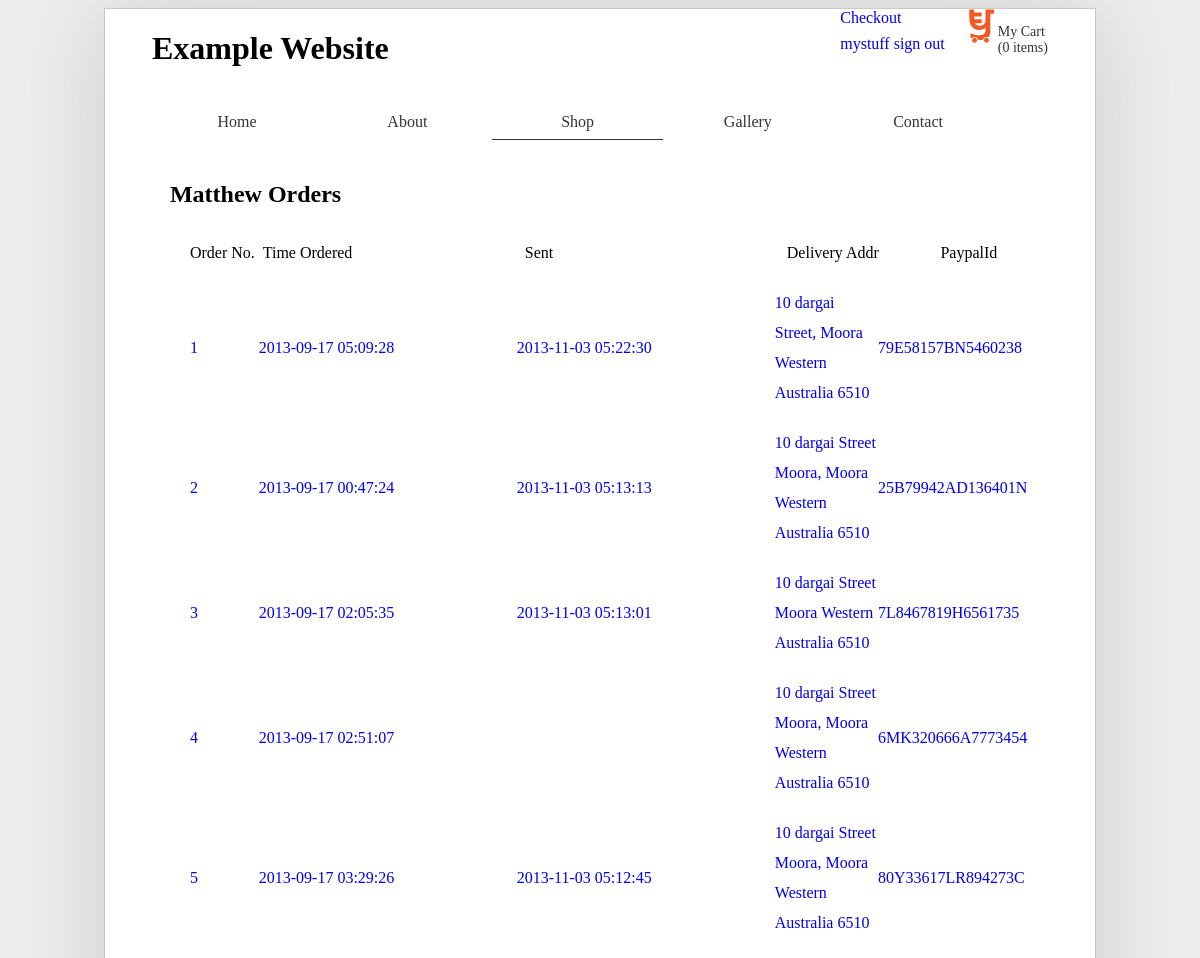
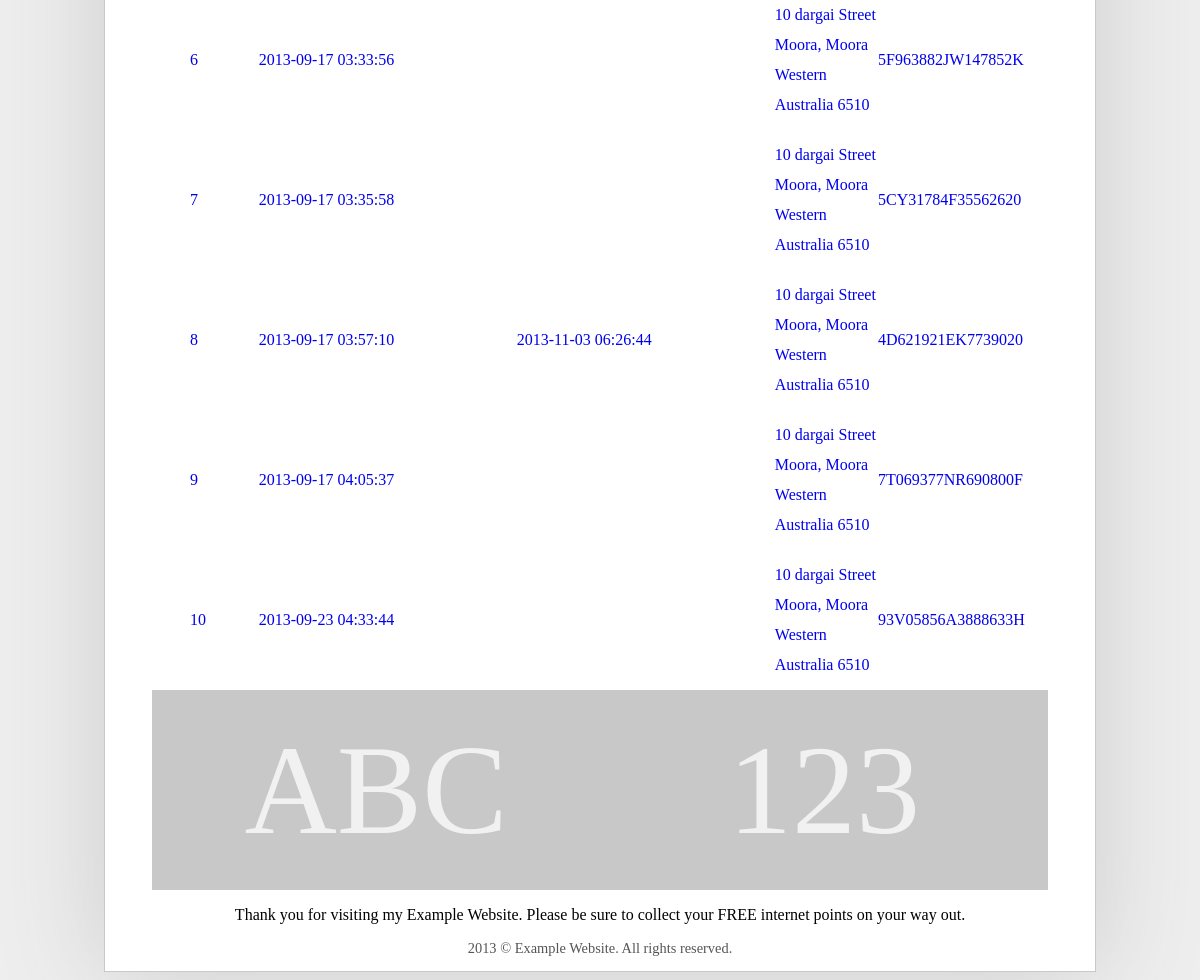
The app's page /mycart/userData.php (signed in) with its own data (2 pictures, top to bottom).
### tables this page shows
CREATE TABLE IF NOT EXISTS `customer` (
  `id` int(11) NOT NULL AUTO_INCREMENT,
  `fname` varchar(35) NOT NULL,
  `lname` varchar(35) NOT NULL,
  `password` varchar(50) NOT NULL,
  `email` varchar(254) NOT NULL,
  `phone` varchar(50) NOT NULL,
  `address` text NOT NULL,
  `shipping` text NOT NULL,
  PRIMARY KEY (`id`)
);

CREATE TABLE IF NOT EXISTS `order` (
  `id` int(11) NOT NULL AUTO_INCREMENT,
  `customerId` int(11) NOT NULL,
  `dateTimeOrdered` datetime NOT NULL,
  `paypalId` varchar(50) NOT NULL,
  `dateTimeSent` datetime DEFAULT NULL,
  `trackingId` int(11) DEFAULT NULL,
  `deliveryAddr` text,
  `billingAddr` text,
  PRIMARY KEY (`id`)
);

### mycart/userData.php (the view)
<?php
	include('includes/header.inc.php');
	if(!isset($_SESSION['uid']))
	{
		header('Location: signup.php');
	}
	else
	{
		$uid = $_SESSION['uid'];
	}
	$username = $dbh->query("SELECT c.fname
			FROM customer c
			WHERE c.id = '$uid'");
	$username->setFetchMode(PDO::FETCH_ASSOC);
	$username = $username->fetch();
?>
<div class="cart-page clearfix">
	<h2><?php echo($username['fname']);?> Orders</h2>
	<ul>
		<li>Order No.</li>
		<li>Time Ordered</li>
		<li>Sent</li>
		<li>Delivery Addr</li>
		<li>PaypalId</li>
	</ul>
	<?php
	$order = $dbh->query("SELECT o.id, o.dateTimeOrdered, o.dateTimeSent, o.id, o.deliveryAddr, o.paypalId
			FROM `order` o
			WHERE o.customerId = '$uid'");
	$order->setFetchMode(PDO::FETCH_ASSOC);
	while($oItem = $order->fetch())
	{
		echo("<a href='order-show.php?oid=" . $oItem['id'] . "'><ul>");
		echo("<li>" . $oItem['id'] . "</li>");
		echo("<li>" . $oItem['dateTimeOrdered'] . "</li>");
		echo("<li>" . $oItem['dateTimeSent'] . "</li>");
		echo("<li>" . $oItem['deliveryAddr'] . "</li>");
		echo("<li>" . $oItem['paypalId'] . "</li>");
		echo("</ul></a>");
	}
	?>
</div>
<?php
	include('includes/footer.inc.php');
?>

### mycart/css/client.css (style rules this page uses)
body { background-color: #eee; }

### mycart/css/main.css (style rules this page uses)
div.cart-page { margin-top: .325em; width: 96%; min-height: 31.25em; padding: 0 2%; float: left; }
div.cart-page ul { list-style: none; margin: 0 auto; margin: 0; padding: 0; }
div.cart-page ul li { display: inline-block; width: 30%; line-height: 30px; margin: 10px 0; vertical-align: middle; text-align: left; }
div.cart-page ul li:last-child { text-align: right; }
div.cart-page ul li:first-child { padding-left: 20px; width: 8%; }
div.cart-page ul li:nth-child(4), div.cart-page ul li:nth-child(5) { width: 12%; }

### records on screen
customer: fname "Matthew"
order: id "1", dateTimeOrdered "2013-09-17 05:09:28", dateTimeSent "2013-11-03 05:22:30", deliveryAddr "10 dargai Street, Moora Western Australia 6510", paypalId "79E58157BN5460238"
order: id "2", dateTimeOrdered "2013-09-17 00:47:24", dateTimeSent "2013-11-03 05:13:13", deliveryAddr "10 dargai Street Moora, Moora Western Australia 6510", paypalId "25B79942AD136401N"
order: id "3", dateTimeOrdered "2013-09-17 02:05:35", dateTimeSent "2013-11-03 05:13:01", deliveryAddr "10 dargai Street Moora Western Australia 6510", paypalId "7L8467819H6561735"
order: id "4", dateTimeOrdered "2013-09-17 02:51:07", deliveryAddr "10 dargai Street Moora, Moora Western Australia 6510", paypalId "6MK320666A7773454"
order: id "5", dateTimeOrdered "2013-09-17 03:29:26", dateTimeSent "2013-11-03 05:12:45", deliveryAddr "10 dargai Street Moora, Moora Western Australia 6510", paypalId "80Y33617LR894273C"
order: id "6", dateTimeOrdered "2013-09-17 03:33:56", deliveryAddr "10 dargai Street Moora, Moora Western Australia 6510", paypalId "5F963882JW147852K"
order: id "7", dateTimeOrdered "2013-09-17 03:35:58", deliveryAddr "10 dargai Street Moora, Moora Western Australia 6510", paypalId "5CY31784F35562620"
order: id "8", dateTimeOrdered "2013-09-17 03:57:10", dateTimeSent "2013-11-03 06:26:44", deliveryAddr "10 dargai Street Moora, Moora Western Australia 6510", paypalId "4D621921EK7739020"
order: id "9", dateTimeOrdered "2013-09-17 04:05:37", deliveryAddr "10 dargai Street Moora, Moora Western Australia 6510", paypalId "7T069377NR690800F"
order: id "10", dateTimeOrdered "2013-09-23 04:33:44", deliveryAddr "10 dargai Street Moora, Moora Western Australia 6510", paypalId "93V05856A3888633H"

### other values on screen
$cartItems "0"
